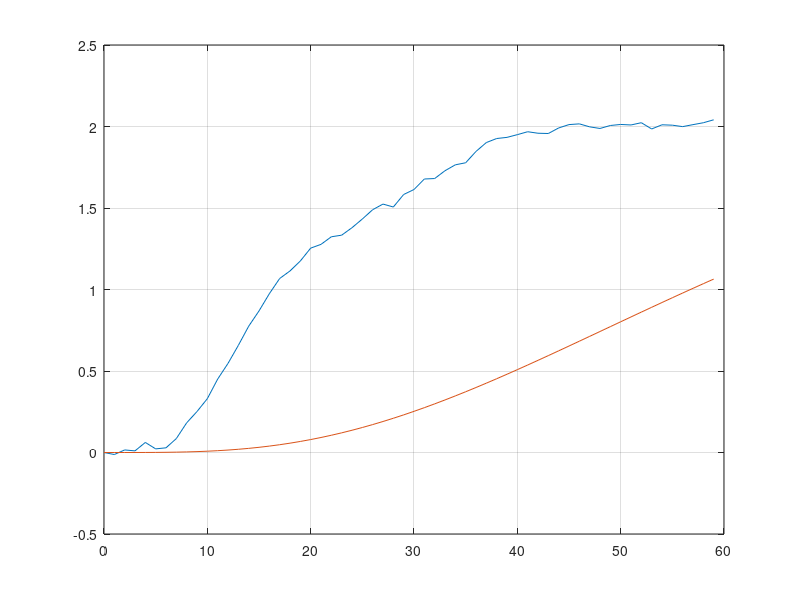

This chart was generated by the following MATLAB code:
load obiekt;

k4=2.155;
T4=16.20;
t4=0:59;

modelA4=tf([0 k4], [T4^4 4*T4^3 6*T4^2 4*T4 1]); %transmitancja
yModel4=step(modelA4,t4); %odpowiedź modelu na skok jednostkowy w czasie t
plot(t4,y,t4,yModel4);
grid on;

e4=y-yModel4; %wektor błędów
RMS=sum(e4.^2)/length(e4); %znormalizowany błąd średniokwadratowy
RMS;